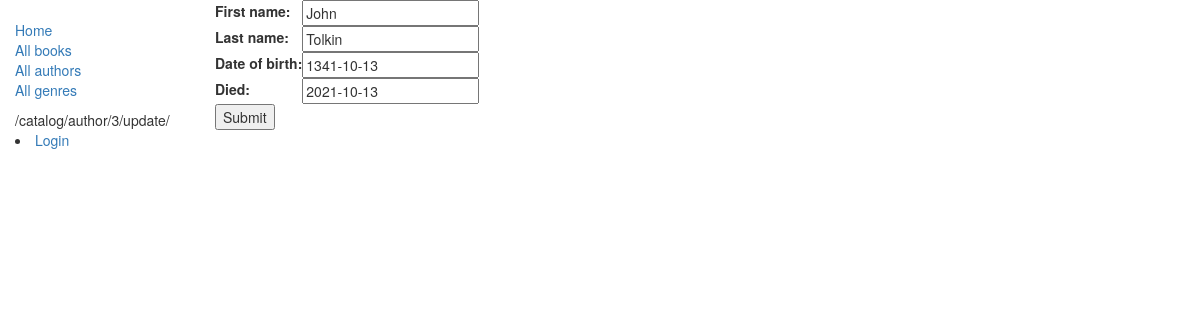
Screenshot of /catalog/author/3/update/ with the database file from the repository.
### catalog/models.py (models this page shows, shortened)
class Author(models.Model):
    first_name = models.CharField(max_length=20)
    last_name = models.CharField(max_length=20)
    date_of_birth = models.DateField(null=True, blank=True)
    date_of_death = models.DateField("Died", null=True, blank=True)

### catalog/views.py (the view)
class AuthorUpdate(UpdateView):
    model = Author
    fields = ["first_name", "last_name", "date_of_birth", "date_of_death"]

### catalog/templates/catalog/author_form.html (shortened to what this page needs)
{% extends "base_generic.html" %}
{% block content %}
<form action="" method="post">
    <table>
        {{ form.as_table }}
    </table>
    <input type="submit" value="Submit">
</form>
{% endblock %}

### rows the page displays
Author: first_name "John", last_name "Tolkin", date_of_birth "1341-10-13", date_of_death "2021-10-13"

### other values shown
{{ request.path }} "/catalog/author/3/update/"
